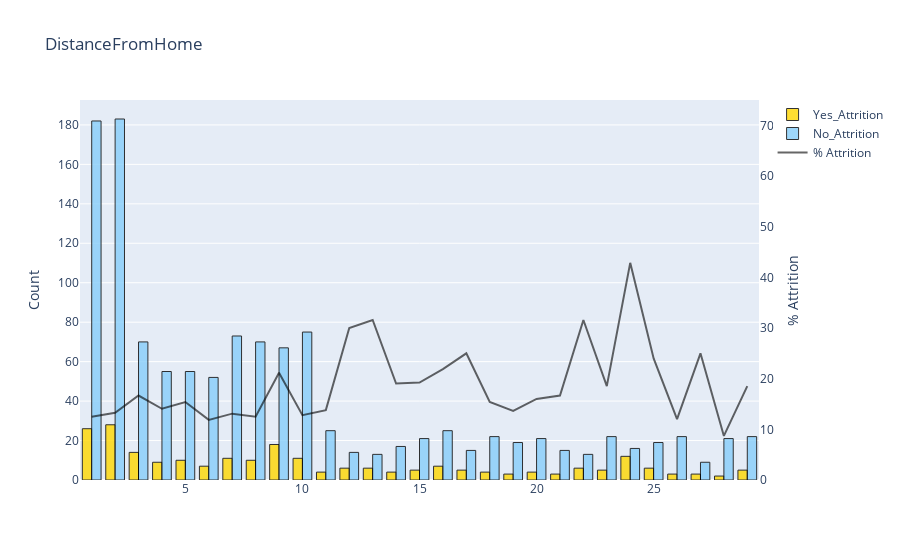
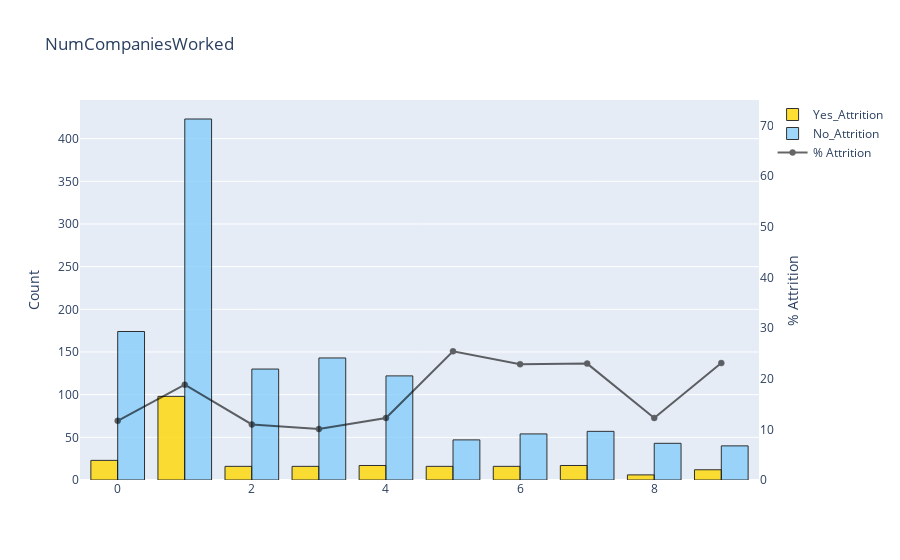
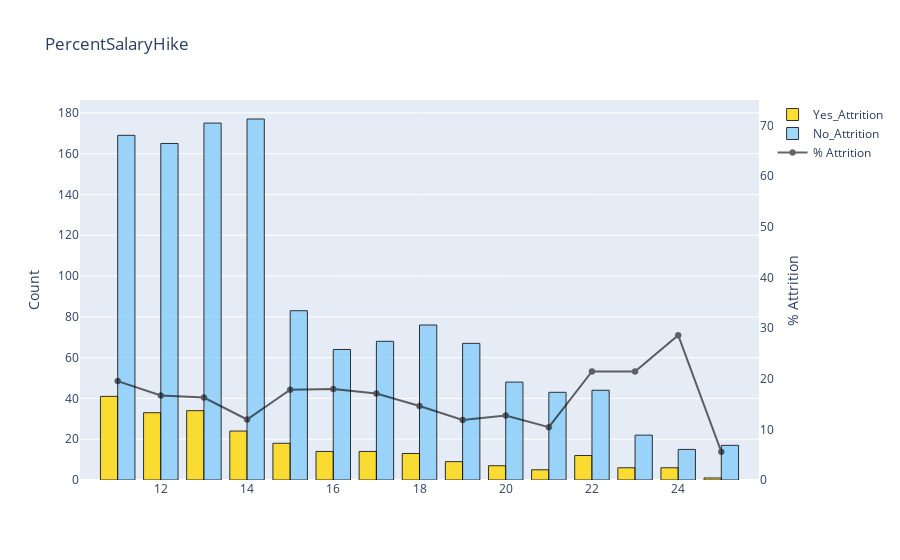
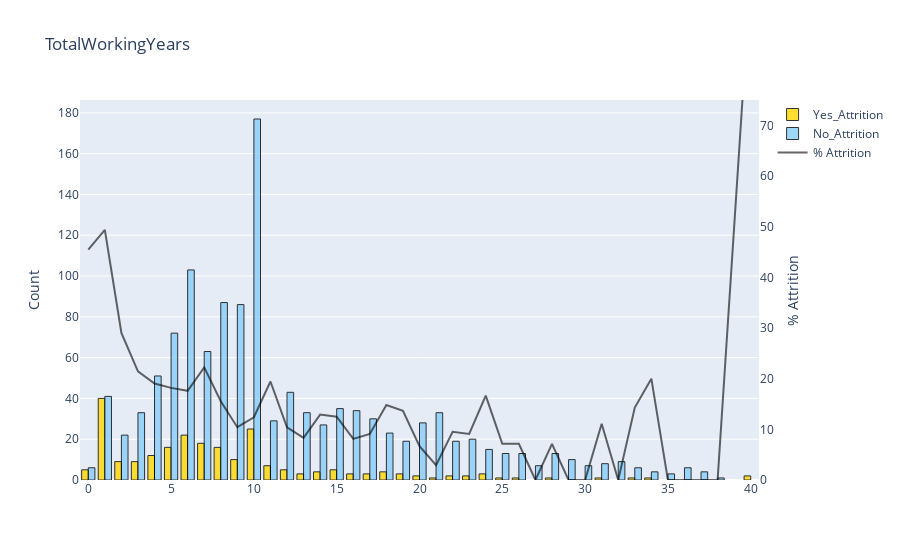

Notebook code for these charts, in order:
### Markdown cell above
# Bar Plots

### Code cell
#barplot('Age', False)
barplot('DistanceFromHome', False)
barplot('NumCompaniesWorked',False)
barplot('PercentSalaryHike', False) 
barplot('TotalWorkingYears', False)
barplot('TrainingTimesLastYear',False)
barplot('YearsAtCompany', False)
barplot('YearsInCurrentRole', False)
barplot('YearsSinceLastPromotion', False)

### Figure 1 — Plotly figure (JSON) as saved in the notebook; plotly's stock layout.template omitted (floating-point values rounded to 4 significant figures)
{"data": [{"marker": {"color": "gold", "line": {"color": "#000000", "width": 1}}, "name": "Yes_Attrition", "opacity": 0.8, "type": "bar", "x": [2, 1, 9, 3, 24, 7, 10, 5, 8, 4, 6, 16, 22, 25, 12, 13, 23, 15, 17, 29, 20, 18, 14, 11, 19, 21, 26, 27, 28], "y": [28, 26, 18, 14, 12, 11, 11, 10, 10, 9, 7, 7, 6, 6, 6, 6, 5, 5, 5, 5, 4, 4, 4, 4, 3, 3, 3, 3, 2]}, {"marker": {"color": "lightskyblue", "line": {"color": "#000000", "width": 1}}, "name": "No_Attrition", "opacity": 0.8, "type": "bar", "x": [2, 1, 10, 7, 3, 8, 9, 4, 5, 6, 16, 11, 26, 23, 18, 29, 20, 28, 15, 19, 25, 14, 24, 17, 21, 12, 22, 13, 27], "y": [183, 182, 75, 73, 70, 70, 67, 55, 55, 52, 25, 25, 22, 22, 22, 22, 21, 21, 21, 19, 19, 17, 16, 15, 15, 14, 13, 13, 9]}, {"marker": {"color": "black", "line": {"color": "#000000", "width": 0.5}}, "name": "% Attrition", "opacity": 0.6, "type": "scatter", "x": [1, 2, 3, 4, 5, 6, 7, 8, 9, 10, 11, 12, 13, 14, 15, 16, 17, 18, 19, 20, 21, 22, 23, 24, 25, 26, 27, 28, 29], "y": [12.5, 13.27, 16.67, 14.06, 15.38, 11.86, 13.1, 12.5, 21.18, 12.79, 13.79, 30, 31.58, 19.05, 19.23, 21.88, 25, 15.38, 13.64, 16, 16.67, 31.58, 18.52, 42.86, 24, 12, 25, 8.696, 18.52], "yaxis": "y2"}], "layout": {"title": {"text": "DistanceFromHome"}, "yaxis": {"title": {"text": "Count"}}, "yaxis2": {"anchor": "x", "overlaying": "y", "range": [0, 75], "showgrid": false, "side": "right", "title": {"text": "% Attrition"}, "zeroline": false}}}

### Figure 2 — Plotly figure (JSON) as saved in the notebook; plotly's stock layout.template omitted (floating-point values rounded to 4 significant figures)
{"data": [{"marker": {"color": "gold", "line": {"color": "#000000", "width": 1}}, "name": "Yes_Attrition", "opacity": 0.8, "type": "bar", "x": [1, 0, 4, 7, 2, 3, 5, 6, 9, 8], "y": [98, 23, 17, 17, 16, 16, 16, 16, 12, 6]}, {"marker": {"color": "lightskyblue", "line": {"color": "#000000", "width": 1}}, "name": "No_Attrition", "opacity": 0.8, "type": "bar", "x": [1, 0, 3, 2, 4, 7, 6, 5, 8, 9], "y": [423, 174, 143, 130, 122, 57, 54, 47, 43, 40]}, {"marker": {"color": "black", "line": {"color": "#000000", "width": 0.5}}, "name": "% Attrition", "opacity": 0.6, "type": "scatter", "x": [0, 1, 2, 3, 4, 5, 6, 7, 8, 9], "y": [11.68, 18.81, 10.96, 10.06, 12.23, 25.4, 22.86, 22.97, 12.24, 23.08], "yaxis": "y2"}], "layout": {"title": {"text": "NumCompaniesWorked"}, "yaxis": {"title": {"text": "Count"}}, "yaxis2": {"anchor": "x", "overlaying": "y", "range": [0, 75], "showgrid": false, "side": "right", "title": {"text": "% Attrition"}, "zeroline": false}}}

### Figure 3 — Plotly figure (JSON) as saved in the notebook; plotly's stock layout.template omitted (floating-point values rounded to 4 significant figures)
{"data": [{"marker": {"color": "gold", "line": {"color": "#000000", "width": 1}}, "name": "Yes_Attrition", "opacity": 0.8, "type": "bar", "x": [11, 13, 12, 14, 15, 16, 17, 18, 22, 19, 20, 23, 24, 21, 25], "y": [41, 34, 33, 24, 18, 14, 14, 13, 12, 9, 7, 6, 6, 5, 1]}, {"marker": {"color": "lightskyblue", "line": {"color": "#000000", "width": 1}}, "name": "No_Attrition", "opacity": 0.8, "type": "bar", "x": [14, 13, 11, 12, 15, 18, 17, 19, 16, 20, 22, 21, 23, 25, 24], "y": [177, 175, 169, 165, 83, 76, 68, 67, 64, 48, 44, 43, 22, 17, 15]}, {"marker": {"color": "black", "line": {"color": "#000000", "width": 0.5}}, "name": "% Attrition", "opacity": 0.6, "type": "scatter", "x": [11, 12, 13, 14, 15, 16, 17, 18, 19, 20, 21, 22, 23, 24, 25], "y": [19.52, 16.67, 16.27, 11.94, 17.82, 17.95, 17.07, 14.61, 11.84, 12.73, 10.42, 21.43, 21.43, 28.57, 5.556], "yaxis": "y2"}], "layout": {"title": {"text": "PercentSalaryHike"}, "yaxis": {"title": {"text": "Count"}}, "yaxis2": {"anchor": "x", "overlaying": "y", "range": [0, 75], "showgrid": false, "side": "right", "title": {"text": "% Attrition"}, "zeroline": false}}}

### Figure 4 — Plotly figure (JSON) as saved in the notebook; plotly's stock layout.template omitted (floating-point values rounded to 4 significant figures)
{"data": [{"marker": {"color": "gold", "line": {"color": "#000000", "width": 1}}, "name": "Yes_Attrition", "opacity": 0.8, "type": "bar", "x": [1, 10, 6, 7, 5, 8, 4, 9, 2, 3, 11, 15, 0, 12, 14, 18, 24, 19, 16, 17, 13, 20, 22, 23, 40, 21, 25, 26, 28, 31, 33, 34], "y": [40, 25, 22, 18, 16, 16, 12, 10, 9, 9, 7, 5, 5, 5, 4, 4, 3, 3, 3, 3, 3, 2, 2, 2, 2, 1, 1, 1, 1, 1, 1, 1]}, {"marker": {"color": "lightskyblue", "line": {"color": "#000000", "width": 1}}, "name": "No_Attrition", "opacity": 0.8, "type": "bar", "x": [10, 6, 8, 9, 5, 7, 4, 12, 1, 15, 16, 13, 21, 3, 17, 11, 20, 14, 18, 2, 23, 22, 19, 24, 25, 26, 28, 29, 32, 31, 27, 30, 36, 0, 33, 34, 37, 35, 38], "y": [177, 103, 87, 86, 72, 63, 51, 43, 41, 35, 34, 33, 33, 33, 30, 29, 28, 27, 23, 22, 20, 19, 19, 15, 13, 13, 13, 10, 9, 8, 7, 7, 6, 6, 6, 4, 4, 3, 1]}, {"marker": {"color": "black", "line": {"color": "#000000", "width": 0.5}}, "name": "% Attrition", "opacity": 0.6, "type": "scatter", "x": [0, 1, 2, 3, 4, 5, 6, 7, 8, 9, 10, 11, 12, 13, 14, 15, 16, 17, 18, 19, 20, 21, 22, 23, 24, 25, 26, 27, 28, 29, 30, 31, 32, 33, 34, 35, 36, 37, 38, 40], "y": [45.45, 49.38, 29.03, 21.43, 19.05, 18.18, 17.6, 22.22, 15.53, 10.42, 12.38, 19.44, 10.42, 8.333, 12.9, 12.5, 8.108, 9.091, 14.81, 13.64, 6.667, 2.941, 9.524, 9.091, 16.67, 7.143, 7.143, 0, 7.143, 0, 0, 11.11, 0, 14.29, 20, 0, 0, 0, 0, 100], "yaxis": "y2"}], "layout": {"title": {"text": "TotalWorkingYears"}, "yaxis": {"title": {"text": "Count"}}, "yaxis2": {"anchor": "x", "overlaying": "y", "range": [0, 75], "showgrid": false, "side": "right", "title": {"text": "% Attrition"}, "zeroline": false}}}
